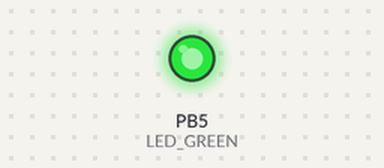
A program run on a simulated ATmega328P, built with avr-gcc and emulated at 16 MHz. Shown: output pins drawn as LEDs (lit = HIGH).

Above: at 0.3 s.
At 8.1 s:
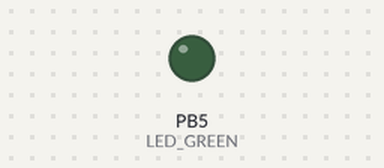
Timing chart, 0 to 11.7 s (numbered marks = the images above):
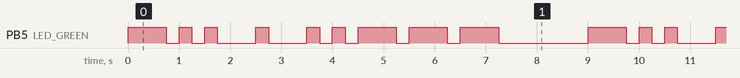

Measured:
- by itself, PB5 (LED_GREEN): repeats every 9.0 s: 2 × (LOW 0.25 s, HIGH 0.25 s), 2 × (LOW 0.75 s, HIGH 0.25 s), LOW 0.25 s, HIGH 0.25 s, 3 × (LOW 0.25 s, HIGH 0.75 s), LOW 1.8 s, HIGH 0.75 s
- by itself, everything shown: repeats every 9.0 s, in 18 steps

The program:

main.c
```c
// (licence header left out)
/* Defines -----------------------------------------------------------*/
/* The preprocessor will process directives that are inserted into the C
 * source code. These directives allow additional actions to be taken on
 * the C source code before it is compiled into object code. Directives
 * are not part of the C language itself.
 *
 * Preprocessor directives begin with a pound (#) symbol and may have
 * several arguments. Do NOT put a semicolon character at the end of
 * directives. This is a common mistake.
 */
#define LED_GREEN   PB5
#define DELAY_DOT 250  // 1 "period"
#define DELAY_DASH 750 // 3 "periods"
#define DELAY_BLANK 250
#define DELAY_SYMBOLSPACE 750
#define DELAY_WORDSPACE 1750 // 7 "periods"
#ifndef F_CPU

# define F_CPU 16000000
#endif

#include <util/delay.h>
#include <avr/io.h>


int main(void)
{

    DDRB = DDRB | (1<<LED_GREEN);

    PORTB = PORTB & ~(1<<LED_GREEN);

    while (1)
    {
		PORTB = PORTB |=(1<<LED_GREEN);  //PB5 high for three periods (letter D)
		_delay_ms(DELAY_DASH);

		PORTB = PORTB & ~(1<<LED_GREEN);  // PB5 low for one period
		_delay_ms(DELAY_BLANK);

		PORTB = PORTB |=(1<<LED_GREEN);  // PB5 high for one period (letter D)
		_delay_ms(DELAY_DOT);

		PORTB = PORTB & ~(1<<LED_GREEN); // PB5 low for one period
		_delay_ms(DELAY_BLANK);

		PORTB = PORTB |=(1<<LED_GREEN); // PB5 high for one period (letter D)
		_delay_ms(DELAY_DOT);

		PORTB = PORTB & ~(1<<LED_GREEN); // PB5 low for three periods (space between letters)
		_delay_ms(DELAY_SYMBOLSPACE);

		PORTB = PORTB |=(1<<LED_GREEN); // PB5 high for one period (letter E)
		_delay_ms(DELAY_DOT);

		PORTB = PORTB & ~(1<<LED_GREEN); // PB5 low for three periods (space between letters)
		_delay_ms(DELAY_SYMBOLSPACE);

		PORTB = PORTB |=(1<<LED_GREEN);  // PB5 high for one period (number 2)
		_delay_ms(DELAY_DOT);

		PORTB = PORTB & ~(1<<LED_GREEN); // PB5 low for one period
		_delay_ms(DELAY_BLANK);

		PORTB = PORTB |=(1<<LED_GREEN);  // PB5 high for one period (number 2)
		_delay_ms(DELAY_DOT);

		PORTB = PORTB & ~(1<<LED_GREEN); // PB5 low for one period
		_delay_ms(DELAY_BLANK);

		PORTB = PORTB |=(1<<LED_GREEN);  //PB5 high for three periods (number 2)
		_delay_ms(DELAY_DASH);

		PORTB = PORTB & ~(1<<LED_GREEN);  // PB5 low for one period
		_delay_ms(DELAY_BLANK);

		PORTB = PORTB |=(1<<LED_GREEN);  //PB5 high for three periods (number 2)
		_delay_ms(DELAY_DASH);

		PORTB = PORTB & ~(1<<LED_GREEN);  // PB5 low for one period
		_delay_ms(DELAY_BLANK);

		PORTB = PORTB |=(1<<LED_GREEN);  //PB5 high for three periods (number 2)
		_delay_ms(DELAY_DASH);

		PORTB = PORTB & ~(1<<LED_GREEN);  // PB5 low for seven periods (end of the word)
		_delay_ms(DELAY_WORDSPACE);


    }

    // Will never reach this
    return 0;
}
```
